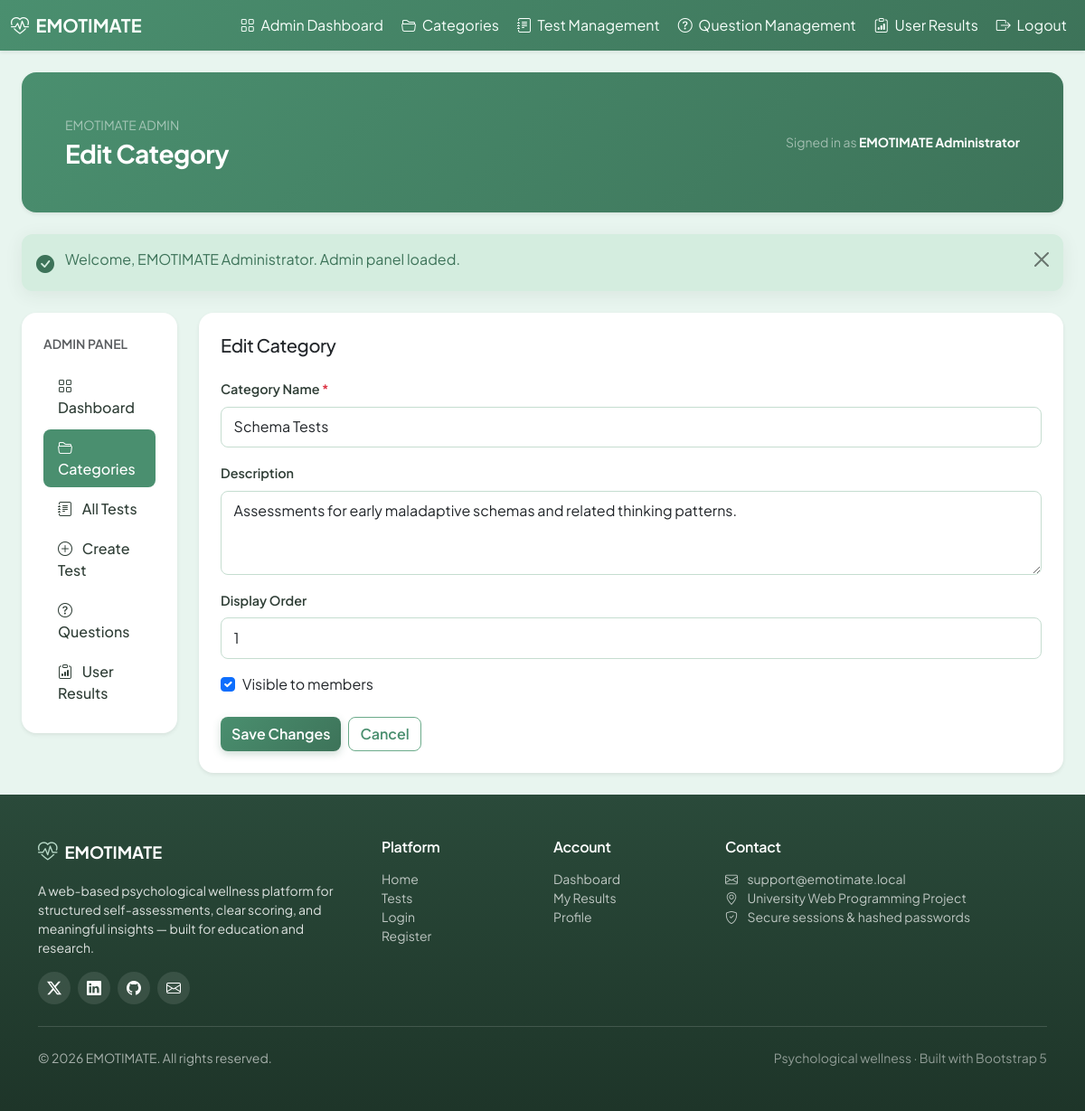
/admin/edit_category.php?id=1 (signed in), run on the app's committed database.
### tables this page shows
CREATE TABLE test_categories (
    id INT AUTO_INCREMENT PRIMARY KEY,
    name VARCHAR(255) NOT NULL,
    description TEXT,
    sort_order INT NOT NULL DEFAULT 0,
    is_active TINYINT(1) NOT NULL DEFAULT 1,
    created_at TIMESTAMP DEFAULT CURRENT_TIMESTAMP
);

### includes/app.php (called while the page is built, shortened)
<?php
function app_url(string $path = ''): string
{
    $base = defined('APP_BASE') ? APP_BASE : '';
    $path = ltrim($path, '/');
    return $path === '' ? $base : $base . '/' . $path;
}

### includes/category_helpers.php (called while the page is built, shortened)
<?php
function default_test_categories(): array
{
    return [
        ['name' => 'Schema Tests', 'description' => 'Assessments for early maladaptive schemas and related thinking patterns.', 'sort_order' => 1],
        ['name' => 'Depression and Anxiety Scales', 'description' => 'Scales measuring depression and anxiety symptoms.', 'sort_order' => 2],
        ['name' => 'Emotion and Mood Scales', 'description' => 'Scales for emotion regulation and mood evaluation.', 'sort_order' => 3],
        ['name' => 'Attention and Impulsivity Tests', 'description' => 'Scales for attention, hyperactivity, and impulsivity.', 'sort_order' => 4],
        ['name' => 'Post-Traumatic Stress Disorder', 'description' => 'Scales related to PTSD and post-trauma symptoms.', 'sort_order' => 5],
    ];
}
function ensure_test_categories(mysqli $conn): void
{
    $conn->query(
        'CREATE TABLE IF NOT EXISTS test_categories (
            id INT AUTO_INCREMENT PRIMARY KEY,
            name VARCHAR(255) NOT NULL,
            description TEXT,
            sort_order INT NOT NULL DEFAULT 0,
            is_active TINYINT(1) NOT NULL DEFAULT 1,
            created_at TIMESTAMP DEFAULT CURRENT_TIMESTAMP
        )'
    );
    $colCheck = $conn->query("SHOW COLUMNS FROM tests LIKE 'category_id'");
    $countResult = $conn->query('SELECT COUNT(*) AS c FROM test_categories');
    $count = 0;
    if ($countResult) {
        $row = $countResult->fetch_assoc();
        $count = (int) ($row['c'] ?? 0);
    }
    if ($count > 0) {
        return;
    }
}
function fetch_category_by_id(mysqli $conn, int $categoryId): ?array
{
    ensure_test_categories($conn);
    $stmt = $conn->prepare(
        'SELECT id, name, description, sort_order, is_active FROM test_categories WHERE id = ? LIMIT 1'
    );
    $stmt->bind_param('i', $categoryId);
    $stmt->execute();
    $id = $name = $description = $sortOrder = $isActive = null;
    $stmt->bind_result($id, $name, $description, $sortOrder, $isActive);
    return [
        'id'          => (int) $id,
        'name'        => (string) $name,
        'description' => $description !== null ? (string) $description : null,
        'sort_order'  => (int) $sortOrder,
        'is_active'   => (int) $isActive,
    ];
}
function sync_legacy_category_names_to_english(mysqli $conn): void
{
    $legacyMap = [
        'Şema Testleri'                    => 0,
        'Depresyon ve Anksiyete Ölçekleri' => 1,
        'Duygu ve Ruh Hali Ölçekleri'      => 2,
        'Dikkat ve Dürtüsellik Testleri'   => 3,
        'Travma Sonrası Stres Bozukluğu'   => 4,
    ];
    $defaults = default_test_categories();
    $stmt = $conn->prepare(
        'UPDATE test_categories SET name = ?, description = ? WHERE name = ? LIMIT 1'
    );
    foreach ($legacyMap as $oldName => $index) {
        $newName = $defaults[$index]['name'];
        $newDesc = $defaults[$index]['description'];
    }
}

### admin/edit_category.php (the view, shortened to what this page needs)
<?php
require_once __DIR__ . '/../config/database.php';
require_once __DIR__ . '/../includes/category_helpers.php';
require_once __DIR__ . '/../includes/flash.php';
$categoryId = filter_input(INPUT_GET, 'id', FILTER_VALIDATE_INT);
$category = fetch_category_by_id($conn, $categoryId);
require_once __DIR__ . '/../includes/admin_layout_start.php';
?>
<div class="card admin-card shadow-sm">
    <div class="card-body p-4">
        <h2 class="h5 mb-4">Edit Category</h2>
        <form action="<?= htmlspecialchars(app_url('actions/update_category_action.php'), ENT_QUOTES, 'UTF-8') ?>" method="POST" data-loading-form>
            <div class="mb-3">
                <label for="name" class="form-label">Category Name <span class="text-danger">*</span></label>
                <input type="text" class="form-control" id="name" name="name" maxlength="255" required value="<?= htmlspecialchars($category['name'], ENT_QUOTES, 'UTF-8') ?>">
            </div>
            <div class="mb-3">
                <label for="description" class="form-label">Description</label>
                <textarea class="form-control" id="description" name="description" rows="3" maxlength="2000"><?= htmlspecialchars($category['description'] ?? '', ENT_QUOTES, 'UTF-8') ?></textarea>
            </div>
            <div class="mb-3">
                <label for="sort_order" class="form-label">Display Order</label>
                <input type="number" class="form-control" id="sort_order" name="sort_order" min="0" max="999" value="<?= (int) $category['sort_order'] ?>">
            </div>
            <div class="mb-4 form-check">
                <input type="checkbox" class="form-check-input" id="is_active" name="is_active" value="1" <?= $category['is_active'] ? 'checked' : '' ?>>
                <label class="form-check-label" for="is_active">Visible to members</label>
            </div>
            <div class="d-flex flex-wrap gap-2">
                <button type="submit" class="btn btn-emotimate" data-loading data-loading-text="Saving...">Save Changes</button>
                <a href="<?= htmlspecialchars(app_url('admin/categories.php'), ENT_QUOTES, 'UTF-8') ?>" class="btn btn-outline-emotimate">Cancel</a>
            </div>
        </form>
    </div>
</div>
<?php require_once __DIR__ . '/../includes/admin_layout_end.php'; ?>

### assets/css/theme.css (style rules this page uses)
:root { --em-green-light: #e8f5ef; --em-green-soft: #b8d9c8; --em-green: #6bab8a; --em-green-dark: #4a8f6f; --em-green-darker: #3d7359; --em-text: #2f3e36; --em-muted: #5f7268; --em-shadow: 0 0.25rem 1.25rem rgba(47, 62, 54, 0.08); --em-shadow-hover: 0 0.75rem 2rem rgba(61, 115, 89, 0.14); --em-radius: 1rem; --em-transition: 0.2s ease; }
* { scroll-behavior: smooth; }
body { background-color: var(--em-green-light); color: var(--em-text); font-family: 'Plus Jakarta Sans', system-ui, -apple-system, sans-serif; min-height: 100vh; display: flex; flex-direction: column; }
h1, h2, h3, h4, h5, h6 { letter-spacing: -0.02em; }
.btn { border-radius: 0.5rem; font-weight: 600; transition: transform var(--em-transition), box-shadow var(--em-transition), background-color var(--em-transition); }
.btn-emotimate { background: linear-gradient(135deg, var(--em-green-dark), var(--em-green-darker)); border: none; color: #fff; box-shadow: 0 0.2rem 0.5rem rgba(61, 115, 89, 0.25); }
.btn-outline-emotimate { color: var(--em-green-dark); border-color: var(--em-green); background: transparent; }
.card { border: 0; border-radius: var(--em-radius); box-shadow: var(--em-shadow); }
a { color: var(--em-green-dark); transition: color var(--em-transition); }
.form-control, .form-select { border-radius: 0.5rem; border-color: #c5ddd0; padding: 0.6rem 0.85rem; transition: border-color var(--em-transition), box-shadow var(--em-transition); }
.form-label { font-weight: 600; font-size: 0.9rem; color: var(--em-text); }

### assets/css/admin.css (style rules this page uses)
body.admin-body { background: var(--em-green-light, #e8f5ef); }
.admin-card { border: 0; border-radius: 1rem; background: #fff; box-shadow: var(--em-shadow, 0 0.25rem 1.25rem rgba(47, 62, 54, 0.08)); }

### data on the page
test_categories: name "Schema Tests", description "Assessments for early maladaptive schemas and related thinking patterns.", sort_order "1", is_active "☑"

### other printed values
$pageTitle "Edit Category"
$_SESSION['user_name'] "EMOTIMATE Administrator"
$message "Welcome, EMOTIMATE Administrator. Admin panel loaded."
